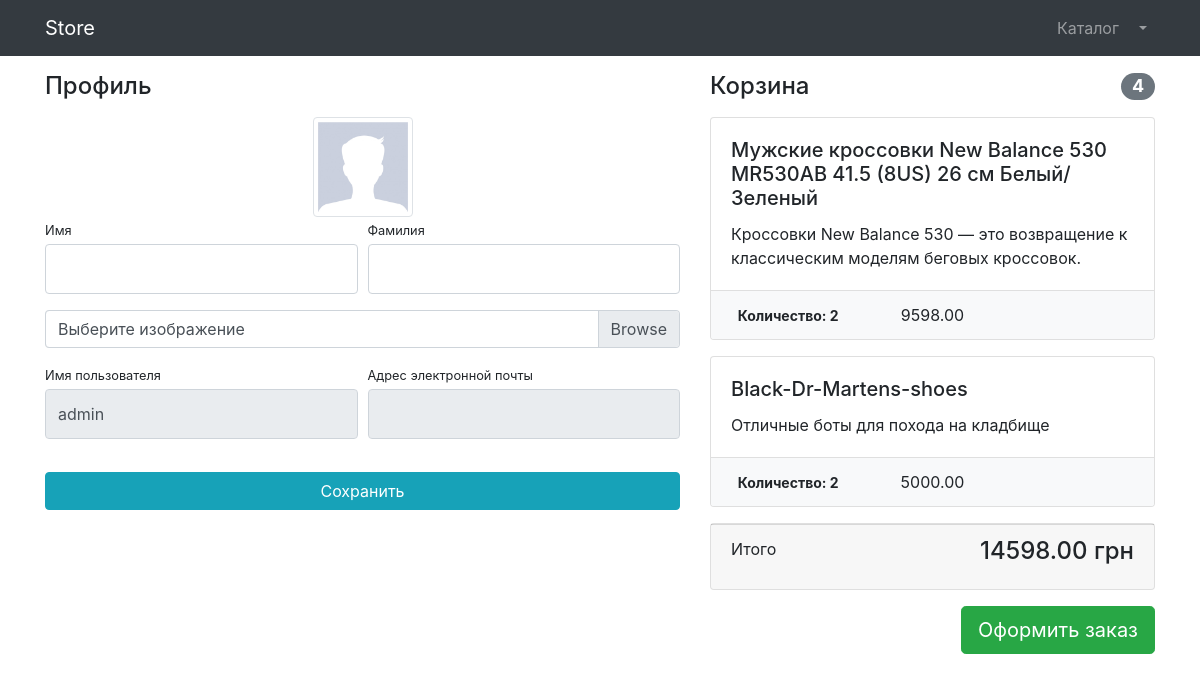
/users/profile/ (signed in), run on an earlier commit of the app's database.
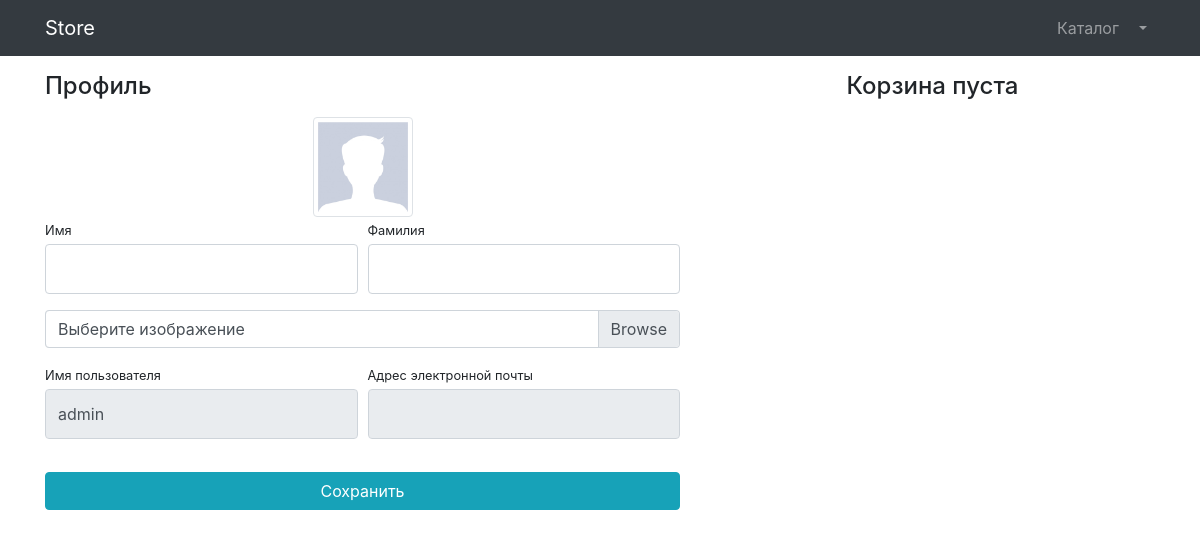
And on a later commit of the database.
### products/models.py (models this page shows, shortened)
class Basket(models.Model):
    user = models.ForeignKey(to=User,on_delete=models.CASCADE)
    product = models.ForeignKey(to=Product,on_delete=models.CASCADE)
    quantity = models.PositiveIntegerField(default=0)
    created_timestamp = models.DateTimeField(auto_now_add=True)
    objects = BasketQuerySet.as_manager()
    def sum(self):
        return self.product.price * self.quantity

class Product(models.Model):
    name = models.CharField(max_length=128)
    description = models.TextField(null=True, blank=True)
    price = models.DecimalField(max_digits=6, decimal_places=2, blank=True)
    quantity = models.PositiveIntegerField(default=0)
    image = models.ImageField(upload_to='products_images', blank=True)
    category = models.ForeignKey(to=ProductCategory,on_delete=models.CASCADE)

### users/views.py (the view)
# urls.py: path('profile/', profile,name='profile'),
@login_required
def profile(request):
    api = Api(merchant_id=1397120,
              secret_key='Not for tests. Test credentials: https://docs.fondy.eu/docs/page/2/ ')
    checkout = Checkout(api=api)
    price = int(sum(basket.sum() for basket in Basket.objects.filter(user=request.user)))*100
    if request.method == 'POST':
        form = UserProfileForm(instance=request.user, data=request.POST, files=request.FILES)
        if form.is_valid():
            form.save()
            return HttpResponseRedirect(reverse("users:profile"))
    else:
        form = UserProfileForm(instance=request.user)
    if price:
        data = {
            "currency": "UAH",
            "amount": price,
        }
        url = checkout.url(data).get('checkout_url')
        context = {'title': 'Ваш профиль',
               'form': form,
               'baskets': Basket.objects.filter(user=request.user),
               'add_to_cart_url': url,
               }
    else:
        context = {'title': 'Ваш профиль',
                   'form': form,
                   'baskets': Basket.objects.filter(user=request.user),
                   }
    return render(request, 'users/profile.html', context)

### users/forms.py
class UserProfileForm(UserChangeForm):
    first_name = forms.CharField(widget=forms.TextInput(attrs={
        'class': 'form-control py-4', }))
    last_name = forms.CharField(widget=forms.TextInput(attrs={
        'class': 'form-control py-4', }))
    username = forms.CharField(widget=forms.TextInput(attrs={
        'class': 'form-control py-4', 'readonly': True}))
    email = forms.CharField(widget=forms.EmailInput(attrs={
        'class': 'form-control py-4', 'readonly': True}))
    image = forms.ImageField(widget=forms.FileInput(attrs={
        'class': 'custom-file-label', }), required=False)
    class Meta:
        model = User
        fields = ('first_name', 'last_name', 'image', 'email', 'username',)

### products/models.py (called while the page is built)
    def total_sum(self):
        return sum(basket.sum() for basket in self)

    def total_quantity(self):
        return sum(basket.quantity for basket in self)

### users/templates/users/profile.html (shortened to what this page needs)
{% extends 'products/base.html' %}
{% load static %}
{% block css %}
    <link href="{% static 'vendor/css/profile.css' %}" rel="stylesheet">
{% endblock %}
{% block content %}
    <div class="container">
    <div class="row">
        <div class="col-lg-7">
            <h4 class="mt-3 mb-3">Профиль</h4>
            <div class="col-lg-12 text-center">
                <img width="100" height="100"
                     src="{% if user.image %} {{  user.image.url }} {% else %} {% static 'vendor/img/users/default_avatar.jpg' %}{% endif %}"
                     class="img-thumbnail">
            </div>
            <form action="{% url 'users:profile' %}" method="post" enctype="multipart/form-data">
                <div class="form-row">
                    <div class="col-lg-6">
                        <div class="form-group">
                            <label class="small mb-1" for="{{ form.first_name.id_for_label }}">Имя</label>
                            {{ form.first_name }}
                        </div>
                    </div>
                    <div class="col-lg-6">
                        <div class="form-group">
                            <label class="small mb-1" for="{{ form.last_name.id_for_label }}">Фамилия</label>
                            {{ form.last_name }}
                        </div>
                    </div>
                </div>
                <div class="form-row mb-2">
                    <div class="col-lg-12">
                        <div class="custom-file">
                            <label class="custom-file-label" for="{{ form.image.id_for_label }}">Выберите изображение</label>
                        </div>
                    </div>
                </div>
                <div class="form-row">
                    <div class="col-lg-6">
                        <label class="small mb-1" for="{{ form.username.id_for_label }}">Имя пользователя</label>
                       {{ form.username }}
                    </div>
                    <div class="col-lg-6">
                        <label class="small mb-1" for="{{ form.email.id_for_label }}">Адрес электронной
                            почты</label>
                        {{ form.email }}
                    </div>
                </div>
                <div class="form-row">
                    <div class="col-lg-12" style="margin-top: 33px;">
                        <input class="btn btn-info btn-block" type="submit" value="Сохранить">
                    </div>
                </div>
            </form>
        </div>
        <div class="col-lg-5">
        {% include 'products/baskets.html' %}
        </div>
    </div>
</div>
{% endblock %}

### products/templates/products/baskets.html (shortened to what this page needs)
{% if baskets %}
<h4 class="mt-3 mb-3 d-flex justify-content-between align-items-center mb-3">
    Корзина <span class="badge badge-secondary badge-pill">{{ baskets.total_quantity }}</span>
</h4>
{% for basket in baskets %}
<div class="card mb-3">
    <div class="card-body">
        <h5 class="card-title">{{ basket.product.name }}</h5>
        <p class="card-text">{{ basket.product.description }}</p>
    </div>
    <ul class="list-group list-group-flush">
        <li class="list-group-item bg-light">
            <div class="row text-center">
                <div class="col-lg-4">
                    <span style="font-size: 14px; font-weight: bold"> Количество: {{ basket.quantity }}</span>
                </div>
                <div class="col-lg-4">{{ basket.sum }}</div>
                <div class="col-lg-4">
                </div>
            </div>
        </li>
    </ul>
</div>
{% endfor %}
<div class="card mb-3">
    <div class="card-footer">
        <p class="float-left">Итого</p>
        <h4 class="float-right">{{ baskets.total_sum }} грн</h4>
    </div>
</div>
<a class="btn btn-success btn-lg float-right" href="{{ add_to_cart_url }}">
    Оформить заказ
</a>
{% else %}
<h4 class="mt-3 mb-3 text-center">
    Корзина пуста
</h4>
{% endif %}

What changed in the data, as far as the page shows it:
removed Basket: total_quantity "4", product.name "Мужские кроссовки New Balance 530 MR530AB 41.5 (8US) 26 см Белый/Зеленый", product.description "Кроссовки New Balance 530 — это возвращение к классическим моделям беговых кроссовок.", quantity "2", sum "9598.00", total_sum "14598.00"
removed Basket: product.name "Black-Dr-Martens-shoes", product.description "Отличные боты для похода на кладбище", quantity "2", sum "5000.00"
Also different on the page:
text no longer shown: "Корзина Итого грн Оформить заказ"
text now shown: "Корзина пуста"
